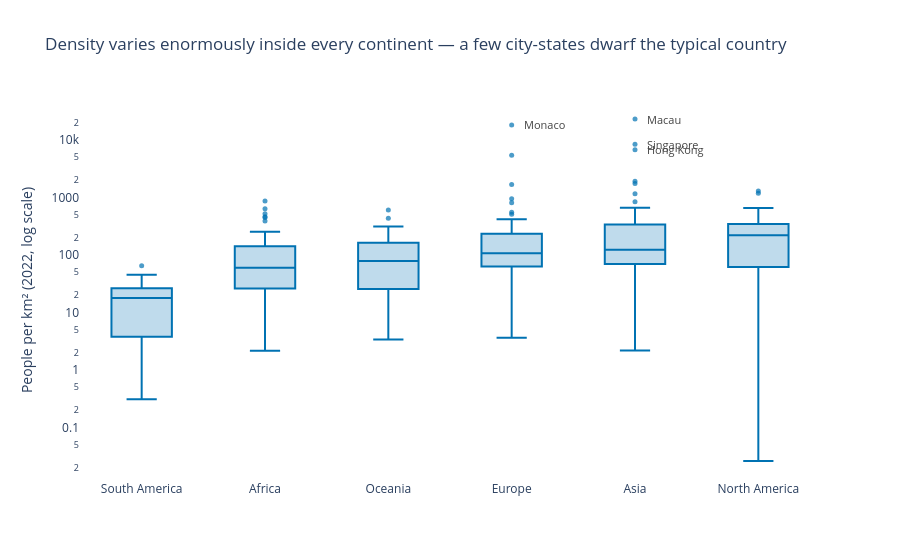

Notebook source saved alongside this figure:
### Markdown cell above
**Chart choice & justification:** *Which chart did you choose, and why? Justify design choices.

Since the question explicitly asks for the *spread* and not just the average, I chose a **box plot**, one box per continent. It shows the median, the middle half of the countries and the outliers in a compact way, so continents can be compared side by side. Density is extremely skewed (a few city-states are thousands of times denser than most countries), so I used a **log scale**, otherwise every box would be flattened at the bottom. The boxes are ordered by median density so the ranking is visible, and all are one calm blue because the continent is already on the x-axis, so extra colours would just be decoration. I labelled the most extreme countries directly.

### Code cell
# Q4
order = df.groupby('Continent')['Density'].median().sort_values().index.tolist()

fig = px.box(df, x='Continent', y='Density', points='outliers', log_y=True,
             category_orders={'Continent': order}, hover_name='Country',
             template='plotly_white',
             title='Density varies enormously inside every continent — '
                   'a few city-states dwarf the typical country')

fig.update_traces(marker=dict(color='#0072B2', size=5, opacity=0.7),
                  line=dict(color='#0072B2'), fillcolor='rgba(0,114,178,0.25)')

# Label the most extreme countries
for _, o in df.nlargest(4, 'Density').iterrows():
    fig.add_annotation(x=o['Continent'], y=np.log10(o['Density']), text=o['Country'],
                       showarrow=False, xanchor='left', xshift=10, font=dict(size=11, color='#444'))

fig.update_layout(xaxis_title=None, yaxis_title='People per km² (2022, log scale)')
fig.update_xaxes(showgrid=False)
fig.update_yaxes(showgrid=False)
fig.show()

### Figure 1 — Plotly figure (JSON) as saved in the notebook; plotly's stock layout.template omitted (floating-point values rounded to 4 significant figures; data arrays with more than 128 entries replaced by an {"elided": "..."} marker saying what was removed)
{"data": [{"alignmentgroup": "True", "boxpoints": "outliers", "fillcolor": "rgba(0,114,178,0.25)", "hovertemplate": "<b>%{hovertext}</b><br><br>Continent=%{x}<br>Density=%{y}<extra></extra>", "hovertext": {"elided": "234 str values"}, "legendgroup": "", "line": {"color": "#0072B2"}, "marker": {"color": "#0072B2", "opacity": 0.7, "size": 5}, "name": "", "notched": false, "offsetgroup": "", "orientation": "v", "showlegend": false, "type": "box", "x": {"elided": "234 str values"}, "x0": " ", "xaxis": "x", "y": {"elided": "234 float values"}, "y0": " ", "yaxis": "y"}], "layout": {"annotations": [{"font": {"color": "#444", "size": 11}, "showarrow": false, "text": "Macau", "x": "Asia", "xanchor": "left", "xshift": 10, "y": 4.365}, {"font": {"color": "#444", "size": 11}, "showarrow": false, "text": "Monaco", "x": "Europe", "xanchor": "left", "xshift": 10, "y": 4.261}, {"font": {"color": "#444", "size": 11}, "showarrow": false, "text": "Singapore", "x": "Asia", "xanchor": "left", "xshift": 10, "y": 3.925}, {"font": {"color": "#444", "size": 11}, "showarrow": false, "text": "Hong Kong", "x": "Asia", "xanchor": "left", "xshift": 10, "y": 3.831}], "boxmode": "group", "legend": {"tracegroupgap": 0}, "title": {"text": "Density varies enormously inside every continent — a few city-states dwarf the typical country"}, "xaxis": {"anchor": "y", "categoryarray": ["South America", "Africa", "Oceania", "Europe", "Asia", "North America"], "categoryorder": "array", "domain": [0, 1], "showgrid": false, "title": {}}, "yaxis": {"anchor": "x", "domain": [0, 1], "showgrid": false, "title": {"text": "People per km² (2022, log scale)"}, "type": "log"}}}
